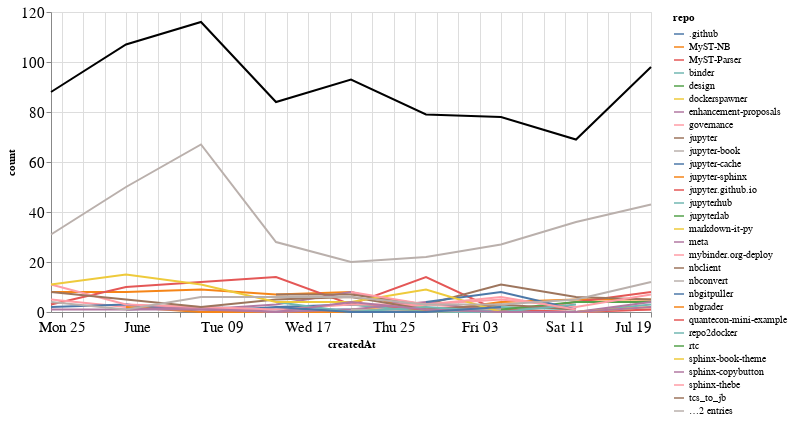

The code cell stored with this chart in its notebook:
### Markdown cell above
## Comments

### Code cell
comments_time = comments.groupby('repo').resample('W', on='createdAt').count()['author'].reset_index()
comments_time = comments_time.rename(columns={'author': 'count'})
comments_time_total = comments_time.groupby('createdAt').agg({"count": "sum"}).reset_index()
ch1 = alt.Chart(comments_time, width=600).mark_line().encode(
    x='createdAt',
    y='count',
    color='repo',
    tooltip="repo"
)

ch2 = alt.Chart(comments_time_total, width=600).mark_line(color="black").encode(
    x='createdAt',
    y='count',
)

ch1 + ch2

### Figure 1 — Vega-Lite specification as saved in the notebook (floating-point values rounded to 4 significant figures; data arrays with more than 128 entries replaced by an {"elided": "..."} marker saying what was removed)
{"config": {"axisLeft": {"labelFontSize": 15}, "axisBottom": {"labelFontSize": 15}}, "layer": [{"data": {"name": "data-0f0d405aa4b159c3d9381f43c2652e36"}, "mark": "line", "encoding": {"color": {"type": "nominal", "field": "repo"}, "tooltip": {"type": "nominal", "field": "repo"}, "x": {"type": "temporal", "field": "createdAt"}, "y": {"type": "quantitative", "field": "count"}}, "width": 600}, {"data": {"name": "data-c8fddc9b4c11584916f73dde074081f4"}, "mark": {"type": "line", "color": "black"}, "encoding": {"x": {"type": "temporal", "field": "createdAt"}, "y": {"type": "quantitative", "field": "count"}}, "width": 600}], "$schema": "https://vega.github.io/schema/vega-lite/v4.8.1.json", "datasets": {"data-0f0d405aa4b159c3d9381f43c2652e36": {"elided": "163 records"}, "data-c8fddc9b4c11584916f73dde074081f4": [{"createdAt": "2020-05-24T00:00:00", "count": 88}, {"createdAt": "2020-05-31T00:00:00", "count": 107}, {"createdAt": "2020-06-07T00:00:00", "count": 116}, {"createdAt": "2020-06-14T00:00:00", "count": 84}, {"createdAt": "2020-06-21T00:00:00", "count": 93}, {"createdAt": "2020-06-28T00:00:00", "count": 79}, {"createdAt": "2020-07-05T00:00:00", "count": 78}, {"createdAt": "2020-07-12T00:00:00", "count": 69}, {"createdAt": "2020-07-19T00:00:00", "count": 98}]}}
